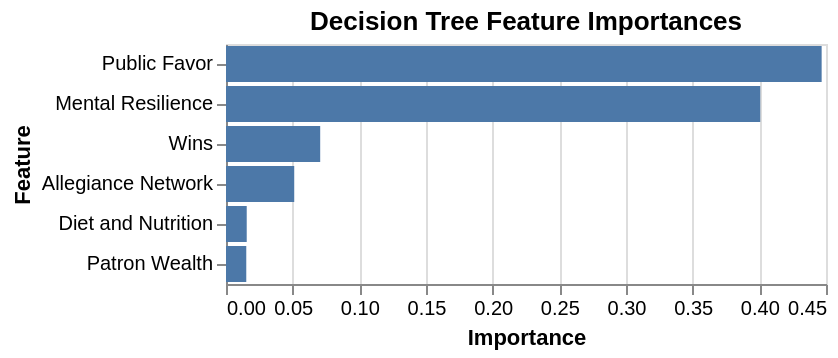

Write notebook code for a chart like this one.
### Markdown cell above
From the chart we can see that the testing set line hits a low point at 14 leaf nodes then begins to go up. This indicates that we should use 14 leaf nodes in our decision tree to minimize error while still maintaining flexibility.

### Code cell
clf = DecisionTreeClassifier(max_leaf_nodes = 14)
clf.fit(X_train, y_train)

train_score = clf.score(X_train, y_train)
test_score = clf.score(X_test, y_test)

# Print scores and their difference
print(f"Training Score: {train_score}")
print(f"Testing Score: {test_score}")
print(f"Score Difference: {abs(test_score - train_score)}")

# Create a DataFrame for feature importances
df_feature_importance = pd.DataFrame({
    'feature': cols,
    'importance': clf.feature_importances_
})

# Filter out features with 0 importance then sort
df_feature_importance = df_feature_importance[df_feature_importance['importance'] > 0]
df_feature_importance = df_feature_importance.sort_values(by='importance', ascending=False)

# Create bar chart
chart_importance = alt.Chart(df_feature_importance).mark_bar().encode(
    x=alt.X('importance', title='Importance'),
    y=alt.Y('feature', sort='-x', title='Feature')
).properties(
    title='Decision Tree Feature Importances'
)

chart_importance

### Figure 1 — Vega-Lite specification as saved in the notebook (floating-point values rounded to 4 significant figures)
{"config": {"view": {"continuousWidth": 300, "continuousHeight": 300}}, "data": {"name": "data-edd8bb925891492d2baf39dc61474146"}, "mark": {"type": "bar"}, "encoding": {"x": {"field": "importance", "title": "Importance", "type": "quantitative"}, "y": {"field": "feature", "sort": "-x", "title": "Feature", "type": "nominal"}}, "title": "Decision Tree Feature Importances", "$schema": "https://vega.github.io/schema/vega-lite/v5.20.1.json", "datasets": {"data-edd8bb925891492d2baf39dc61474146": [{"feature": "Public Favor", "importance": 0.4467}, {"feature": "Mental Resilience", "importance": 0.4007}, {"feature": "Wins", "importance": 0.07065}, {"feature": "Allegiance Network", "importance": 0.05117}, {"feature": "Diet and Nutrition", "importance": 0.01555}, {"feature": "Patron Wealth", "importance": 0.01521}]}}
